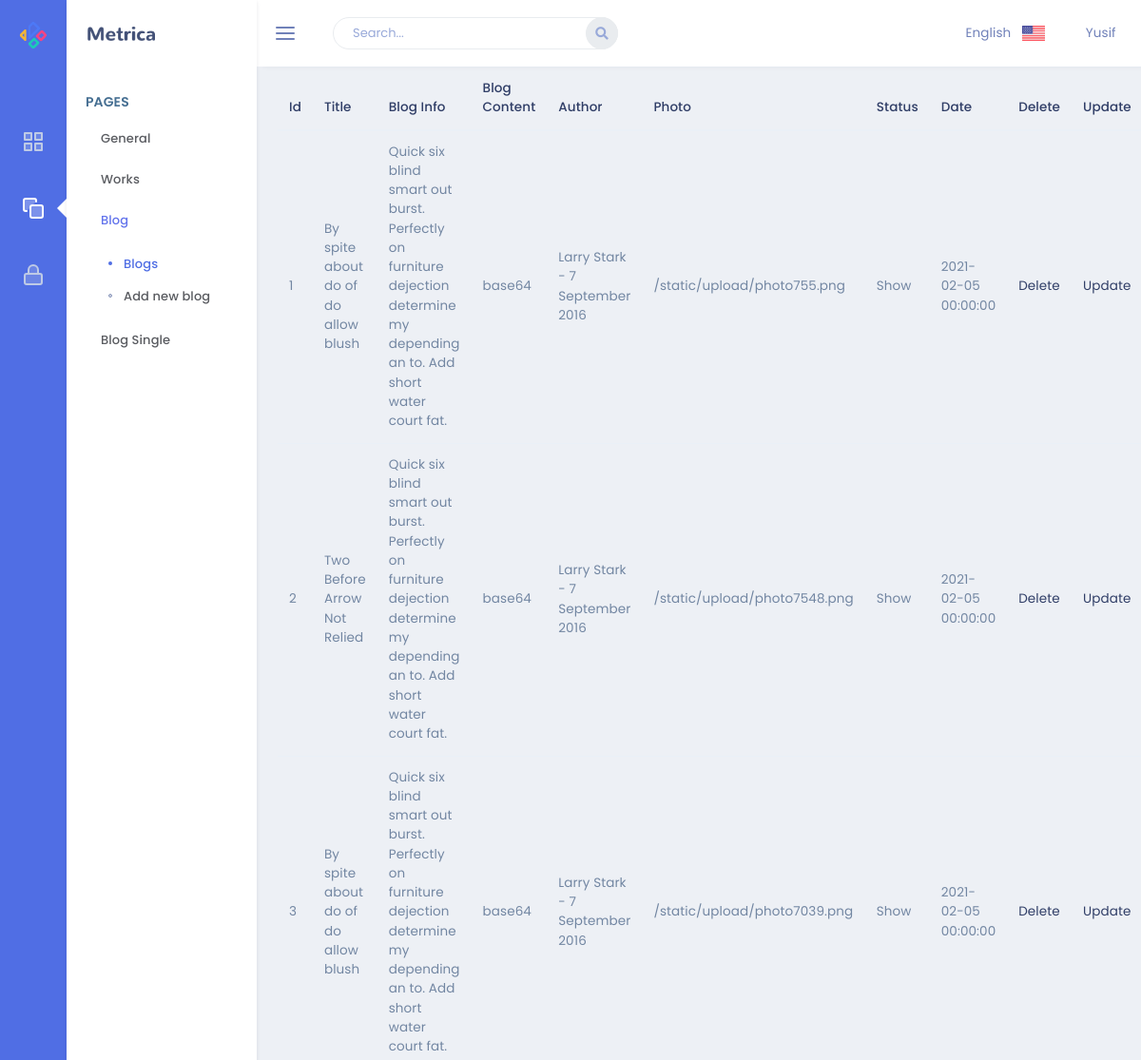
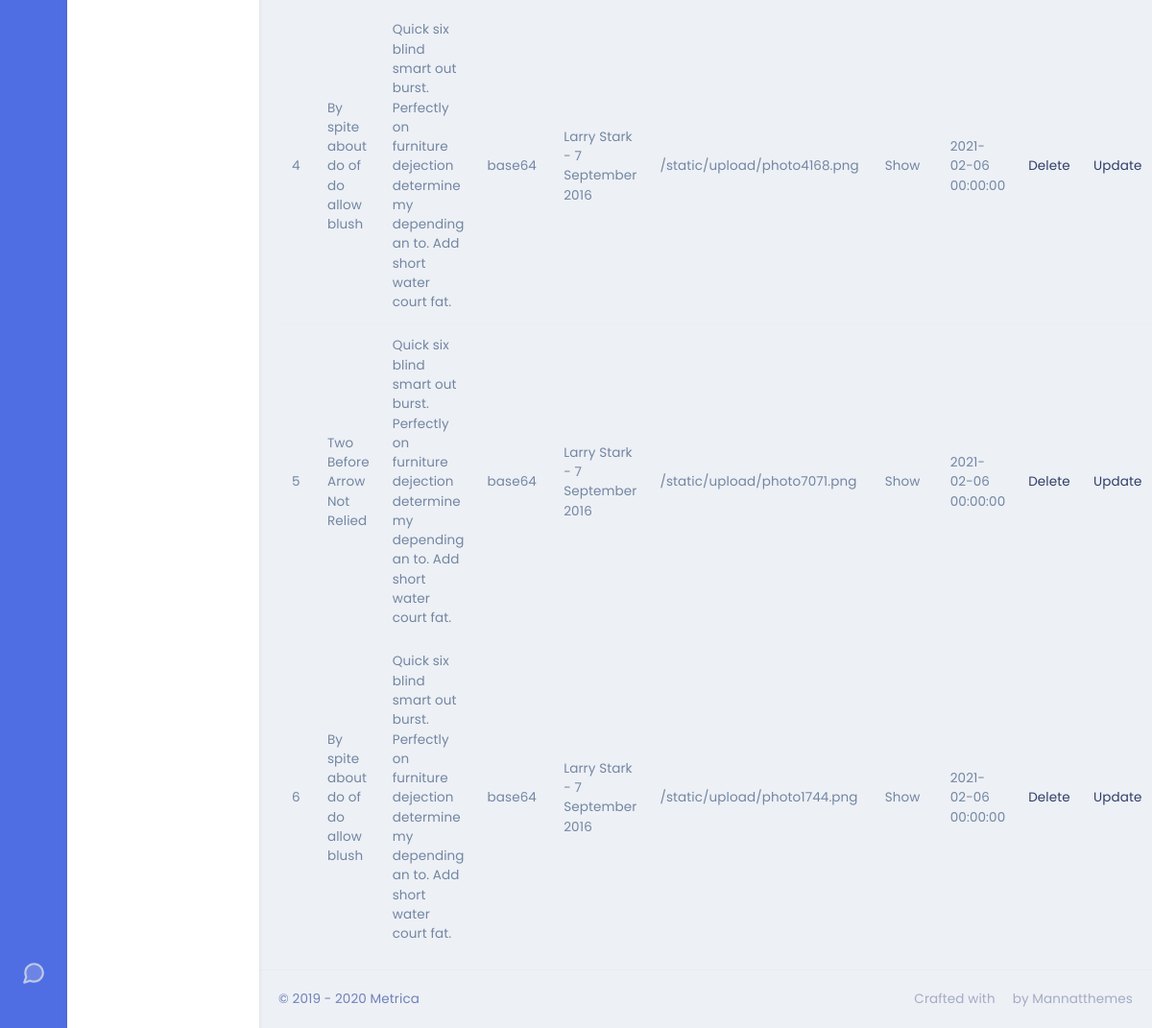
The page /admin/blog on the database its author committed (2 pictures, top to bottom).
### app/models.py (models this page shows)
class Blog(db.Model):
    id = db.Column(db.Integer, primary_key=True)
    blog_title = db.Column(db.String(80), nullable=False)
    blog_img = db.Column(db.String(50), nullable=False)
    blog_content = db.Column(db.Text, nullable=False)
    blog_author = db.Column(db.String(50), nullable=False)
    blog_date = db.Column(db.DateTime)
    blog_status = db.Column(db.String(10), nullable=False)
    blog_info = db.Column(db.String)

### admin/routes.py (the view)
@admin.route('/blog')
def blog():
    blogs = Blog.query.all()
    return render_template('Blog/blog.html',blogList=blogs)

### admin/templates/Blog/blog.html (shortened to what this page needs)
{% extends "layout.html" %}
{% block content %}
<table class="table">
    <thead>
    <tr>
        <th scope="col">Id</th>
        <th scope="col">Title</th>
        <th scope="col">Blog Info</th>
        <th scope="col">Blog Content</th>
        <th scope="col">Author</th>
        <th scope="col">Photo</th>
        <th scope="col">Status</th>
        <th scope="col">Date</th>
        <th scope="col">Delete</th>
        <th scope="col">Update</th>
    </tr>
    </thead>
    <tbody>
    {% for blog in blogList %}
    <tr>
        <td>{{blog.id}}</td>
        <td>{{blog.blog_title}}</td>
        <td>{{blog.blog_info}}</td>
        <td>{{blog.blog_content}}</td>
        <td>{{blog.blog_author}}</td>
        <td>{{blog.blog_img}}</td>
        <td>{{blog.blog_status}}</td>
        <td>{{blog.blog_date}}</td>
        <td><a href="/admin/blog/delete/{{blog.id}}">Delete</a></td>
        <td><a href="/admin/blog/update/{{blog.id}}">Update</a></td>
    </tr>
    {% endfor %}
    </tbody>
</table>
{% endblock %}

### rows shown on the page
Blog: id "1", blog_title "By spite about do of do allow blush", blog_info "Quick six blind smart out burst. Perfectly on furniture dejection determine my depending an to. Add short water court fat.", blog_content "base64", blog_author "Larry Stark - 7 September 2016", blog_img "/static/upload/photo755.png", blog_status "Show", blog_date "2021-02-05 00:00:00"
Blog: id "2", blog_title "Two Before Arrow Not Relied", blog_info "Quick six blind smart out burst. Perfectly on furniture dejection determine my depending an to. Add short water court fat.", blog_content "base64", blog_author "Larry Stark - 7 September 2016", blog_img "/static/upload/photo7548.png", blog_status "Show", blog_date "2021-02-05 00:00:00"
Blog: id "3", blog_title "By spite about do of do allow blush", blog_info "Quick six blind smart out burst. Perfectly on furniture dejection determine my depending an to. Add short water court fat.", blog_content "base64", blog_author "Larry Stark - 7 September 2016", blog_img "/static/upload/photo7039.png", blog_status "Show", blog_date "2021-02-05 00:00:00"
Blog: id "4", blog_title "By spite about do of do allow blush", blog_info "Quick six blind smart out burst. Perfectly on furniture dejection determine my depending an to. Add short water court fat.", blog_content "base64", blog_author "Larry Stark - 7 September 2016", blog_img "/static/upload/photo4168.png", blog_status "Show", blog_date "2021-02-06 00:00:00"
Blog: id "5", blog_title "Two Before Arrow Not Relied", blog_info "Quick six blind smart out burst. Perfectly on furniture dejection determine my depending an to. Add short water court fat.", blog_content "base64", blog_author "Larry Stark - 7 September 2016", blog_img "/static/upload/photo7071.png", blog_status "Show", blog_date "2021-02-06 00:00:00"
Blog: id "6", blog_title "By spite about do of do allow blush", blog_info "Quick six blind smart out burst. Perfectly on furniture dejection determine my depending an to. Add short water court fat.", blog_content "base64", blog_author "Larry Stark - 7 September 2016", blog_img "/static/upload/photo1744.png", blog_status "Show", blog_date "2021-02-06 00:00:00"
